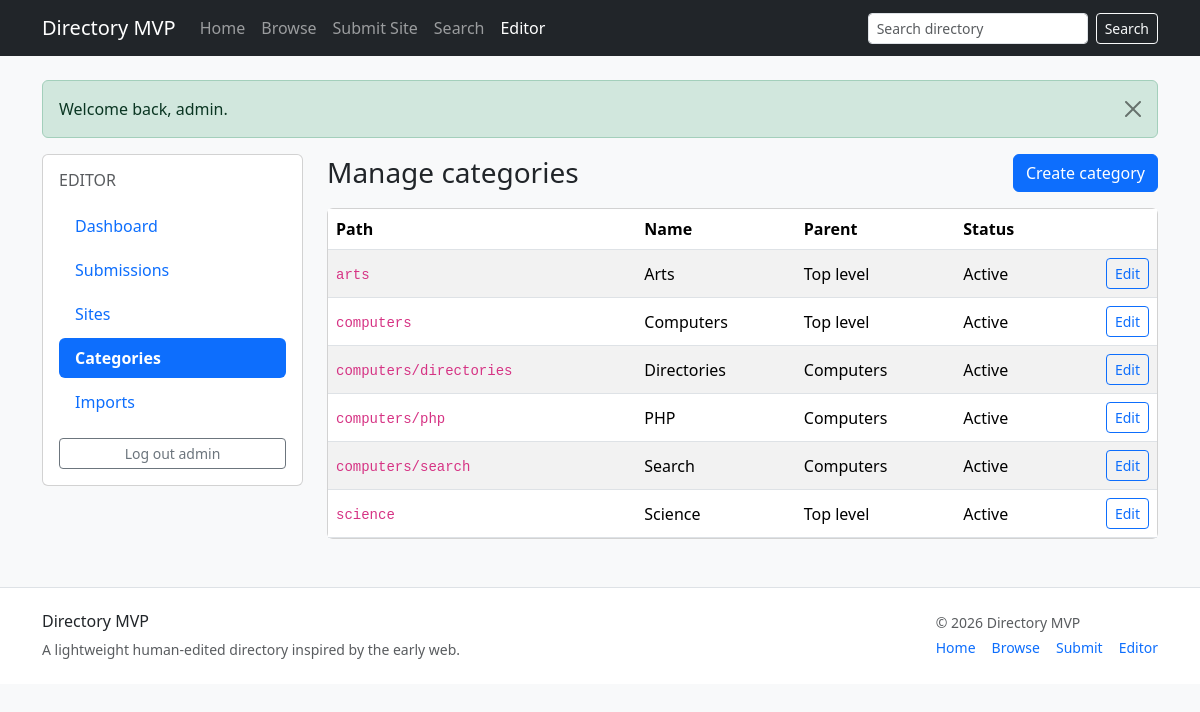
Screenshot of /editor/categories (signed in) with the database file from the repository.
### tables this page shows
CREATE TABLE categories (
    id INT UNSIGNED AUTO_INCREMENT PRIMARY KEY,
    parent_id INT UNSIGNED NULL,
    slug VARCHAR(150) NOT NULL,
    path VARCHAR(500) NOT NULL,
    name VARCHAR(150) NOT NULL,
    description TEXT NULL,
    sort_order INT NOT NULL DEFAULT 0,
    is_active TINYINT(1) NOT NULL DEFAULT 1,
    source_type ENUM('manual','dmoz_import') NOT NULL DEFAULT 'manual',
    source_key VARCHAR(255) NULL,
    import_batch_id INT UNSIGNED NULL,
    created_at DATETIME NOT NULL DEFAULT CURRENT_TIMESTAMP,
    updated_at DATETIME NOT NULL DEFAULT CURRENT_TIMESTAMP,
    CONSTRAINT fk_categories_parent FOREIGN KEY (parent_id) REFERENCES categories(id) ON DELETE SET NULL,
    UNIQUE KEY uq_categories_path (path(191)),
    KEY idx_categories_parent (parent_id),
    KEY idx_categories_slug (slug),
    KEY idx_categories_import_batch (import_batch_id)
);

### app/Core/Controller.php (called while the page is built, shortened)
<?php
class Controller
{
    protected function view(string $view, array $data = []): void
    {
        extract($data, EXTR_SKIP);
        $viewFile = dirname(__DIR__) . '/Views/' . $view . '.php';
        require dirname(__DIR__) . '/Views/layouts/header.php';
        require $viewFile;
        require dirname(__DIR__) . '/Views/layouts/footer.php';
    }
}

### app/Controllers/EditorCategoryController.php (called while the page is built, shortened)
<?php
class EditorCategoryController extends Controller
{
    public function index(): void
    {
        $categoryModel = new Category($this->db);
        $this->view('editor/categories/index', [
            'pageTitle' => 'Manage Categories',
            'categories' => $categoryModel->allForEditor(),
        ]);
    }
}

### public/index.php (called while the page is built, shortened)
<?php
$basePath = dirname(__DIR__);
require $basePath . '/app/helpers.php';
$appConfig = require $basePath . '/config/app.php';
$dbConfig = require $basePath . '/config/database.php';
$db = new App\Core\Database($dbConfig);
$router = new App\Core\Router();
$router->dispatch($_SERVER['REQUEST_METHOD'], $_SERVER['REQUEST_URI'], $db, $appConfig);

### app/helpers.php (called while the page is built, shortened)
<?php
function config(string $key, $default = null)
{
    $config = $GLOBALS['app_config'] ?? [];
    return $config[$key] ?? $default;
}
function e(?string $value): string
{
    return htmlspecialchars((string) $value, ENT_QUOTES, 'UTF-8');
}
function base_url(string $path = ''): string
{
    $base = rtrim((string) config('base_url', ''), '/');
    $path = '/' . ltrim($path, '/');
    return $base . ($path === '/' ? '' : $path);
}

### app/Core/Database.php (called while the page is built, shortened)
<?php
class Database
{
    private PDO $pdo;
    public function __construct(array $config)
    {
        $dsn = sprintf(
            'mysql:host=%s;port=%d;dbname=%s;charset=%s',
            $config['host'],
            $config['port'],
            $config['database'],
            $config['charset']
        );
        $this->pdo = new PDO($dsn, $config['username'], $config['password'], [
            PDO::ATTR_ERRMODE => PDO::ERRMODE_EXCEPTION,
            PDO::ATTR_DEFAULT_FETCH_MODE => PDO::FETCH_ASSOC,
        ]);
    }
    public function query(string $sql, array $params = []): PDOStatement
    {
        $stmt = $this->pdo->prepare($sql);
        $stmt->execute($params);
        return $stmt;
    }
    public function fetchAll(string $sql, array $params = []): array
    {
        return $this->query($sql, $params)->fetchAll();
    }
}

### app/Models/Category.php (called while the page is built, shortened)
<?php
class Category extends Model
{
    public function allForEditor(): array
    {
        return $this->db->fetchAll(
            'SELECT c.*, parent.name AS parent_name
             FROM categories c
             LEFT JOIN categories parent ON parent.id = c.parent_id
             ORDER BY c.path ASC'
        );
    }
}

### app/Views/editor/categories/index.php (the view)
<div class="row g-4">
    <div class="col-lg-3"><?php require __DIR__ . '/../../layouts/editor_nav.php'; ?></div>
    <div class="col-lg-9">
        <div class="d-flex justify-content-between align-items-center mb-3">
            <h1 class="h3 mb-0">Manage categories</h1>
            <a class="btn btn-primary" href="<?= e(base_url('/editor/categories/create')) ?>">Create category</a>
        </div>
        <div class="card">
            <div class="table-responsive">
                <table class="table table-striped table-tight mb-0">
                    <thead><tr><th>Path</th><th>Name</th><th>Parent</th><th>Status</th><th></th></tr></thead>
                    <tbody>
                    <?php foreach ($categories as $category): ?>
                        <tr>
                            <td><code><?= e($category['path']) ?></code></td>
                            <td><?= e($category['name']) ?></td>
                            <td><?= e($category['parent_name'] ?? 'Top level') ?></td>
                            <td><?= (int) $category['is_active'] === 1 ? 'Active' : 'Inactive' ?></td>
                            <td class="text-end"><a class="btn btn-sm btn-outline-primary" href="<?= e(base_url('/editor/categories/' . $category['id'] . '/edit')) ?>">Edit</a></td>
                        </tr>
                    <?php endforeach; ?>
                    </tbody>
                </table>
            </div>
        </div>
    </div>
</div>

### app/Core/Router.php (shortened to what this page needs)
<?php
class Router
{
    private array $routes = [];
    private function addRoute(string $method, string $pattern, array $handler): void
    {
        $this->routes[] = compact('method', 'pattern', 'handler');
    }
    public function dispatch(string $method, string $uri, Database $db, array $appConfig): void
    {
        $path = parse_url($uri, PHP_URL_PATH) ?: '/';
        foreach ($this->routes as $route) {
            if ($route['method'] !== strtoupper($method)) {
                continue;
            }
            $params = $this->match($route['pattern'], $path);
            if ($params === null) {
                continue;
            }
            [$controllerClass, $action] = $route['handler'];
            $controller = new $controllerClass($db, $appConfig);
            $controller->$action(...array_values($params));
            return;
        }
    }
    private function match(string $pattern, string $path): ?array
    {
        $regex = preg_replace_callback('/\{([a-zA-Z_][a-zA-Z0-9_]*)(:([^}]+))?\}/', function ($matches) {
            $name = $matches[1];
            $subPattern = $matches[3] ?? '[^/]+';
            return '(?P<' . $name . '>' . $subPattern . ')';
        }, $pattern);
        $regex = '#^' . $regex . '$#';
        if (!preg_match($regex, $path, $matches)) {
            return null;
        }
        $params = [];
        return $params;
    }
}

### public/assets/css/app.css (style rules this page uses)
body { min-height: 100vh; }
.table-tight td, .table-tight th { vertical-align: middle; }

### rows the page displays
categories: path "arts", name "Arts", parent_name "Top level", is_active "Active"
categories: path "computers", name "Computers", parent_name "Top level", is_active "Active"
categories: path "computers/directories", name "Directories", parent.name "Computers", is_active "Active"
categories: path "computers/php", name "PHP", parent.name "Computers", is_active "Active"
categories: path "computers/search", name "Search", parent.name "Computers", is_active "Active"
categories: path "science", name "Science", parent_name "Top level", is_active "Active"
